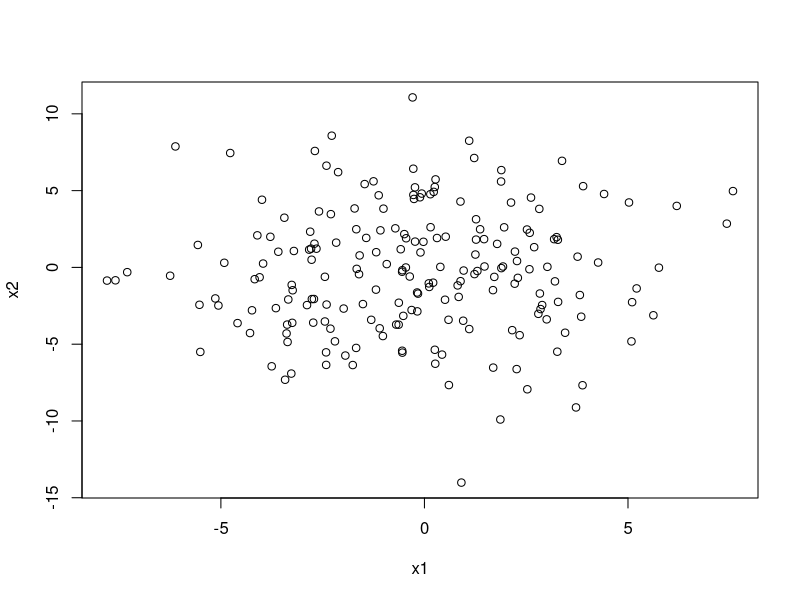
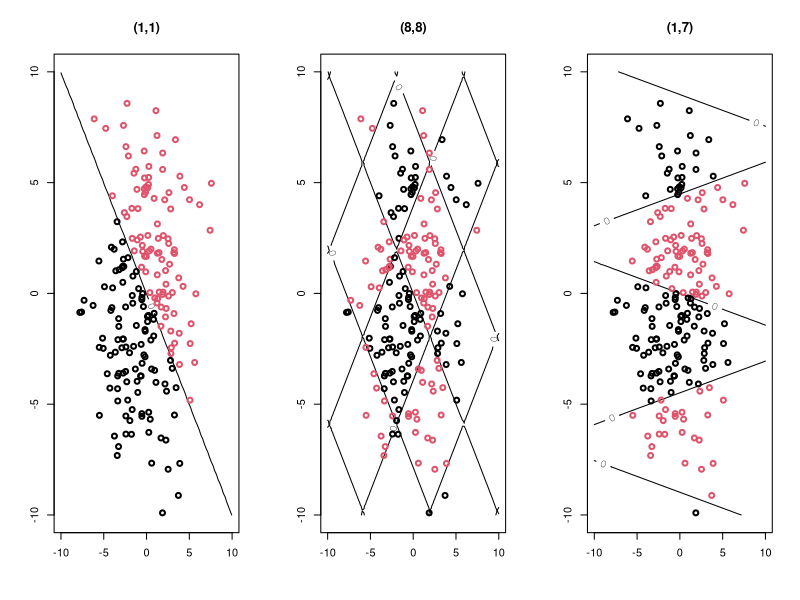
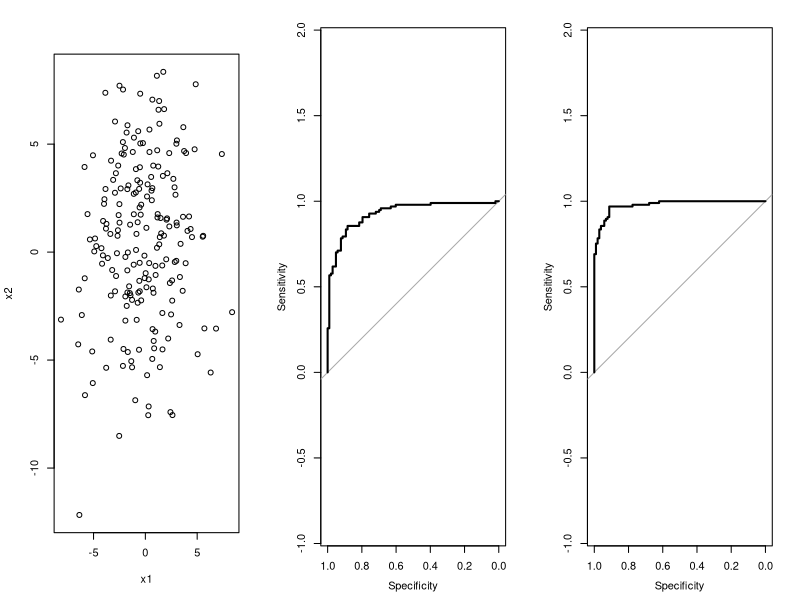
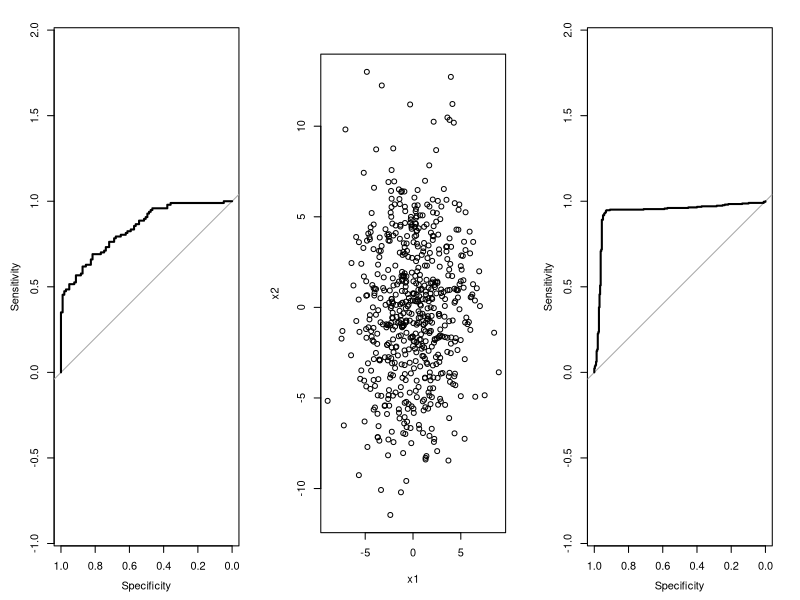
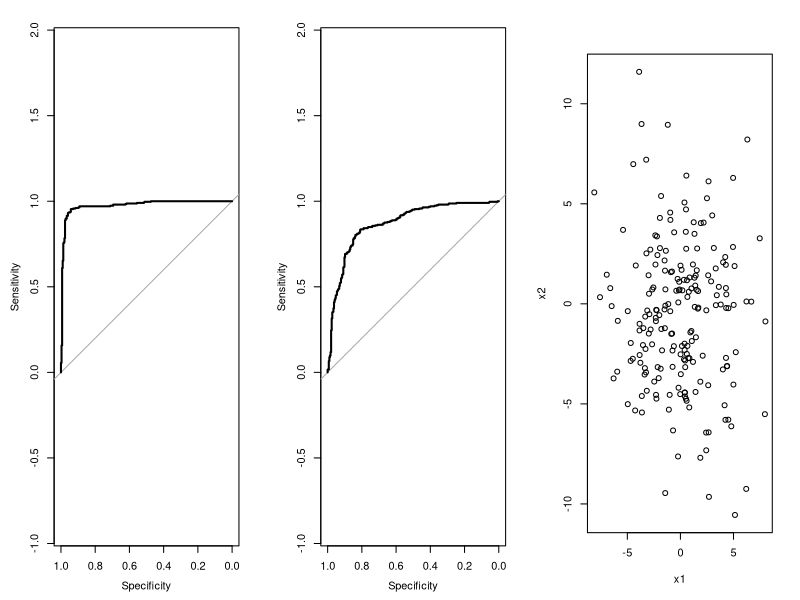
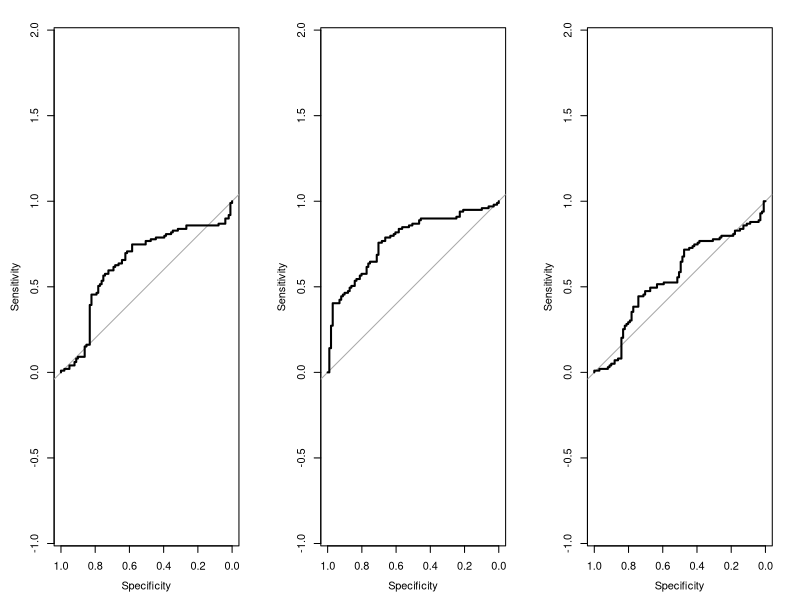
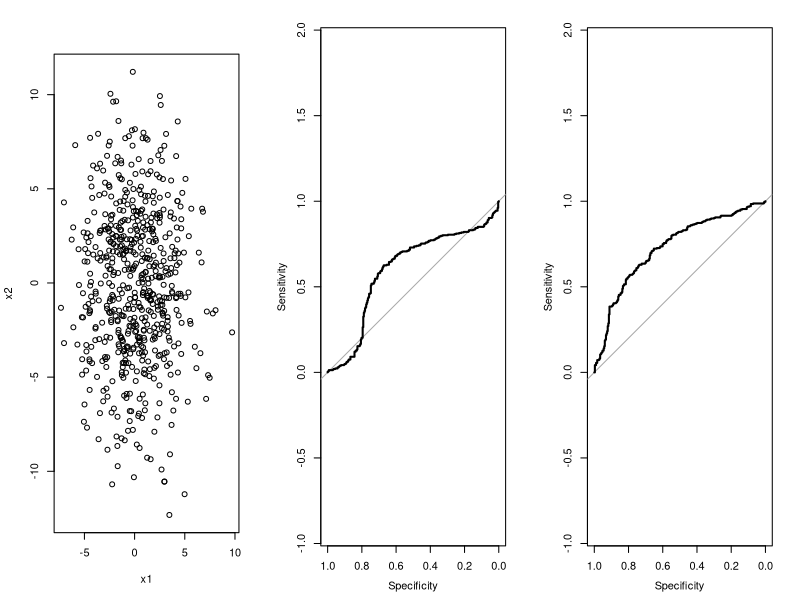
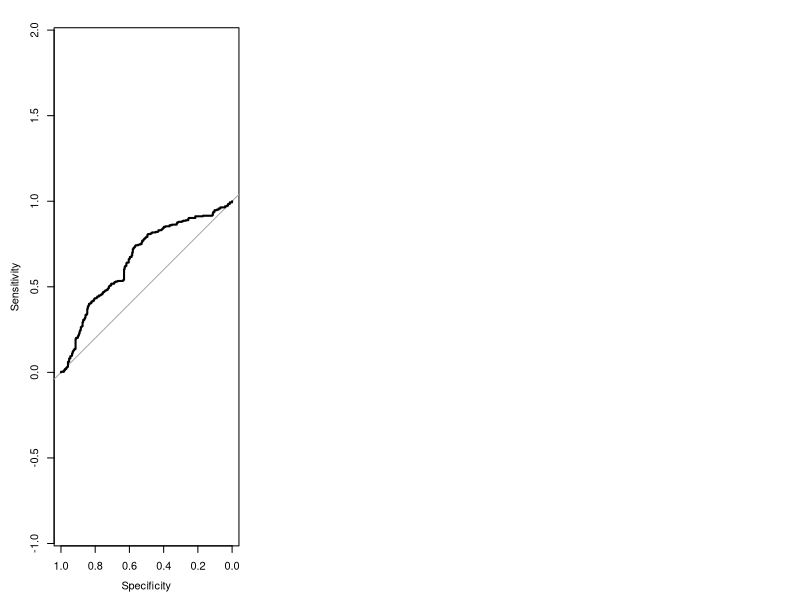

Write R code to recreate these figures, in order.
# Punto 6
library(e1071)
library(pROC)
#Generacion de inputs y tamano de muestra
N=200
x1=rnorm(N,0,3)
x2=rnorm(N,0,4)
plot(x1,x2) #grafica de inputs
#Definicion de funcion discriminante

# (1,1)
a=1 #complejidad en x1
b=1 #complejidad en x2
f_discrim=function(x1,x2){
  f=sin(a*x1/10)+sin(b*x2/10)
  return(f)
}
#Generacion de clases (respuesta)
y=sign(f_discrim(x1,x2))
#Graficando los datos con fun. discriminante
par(mfrow=c(1,3))
xx1 <- seq(-10, 10, len = 100)
f=outer(xx1,xx1,f_discrim)
contour(xx1,xx1,f,nlevels=1,xlim=c(-10,10),ylim=c(-10,10), main = '(1,1)')
points(x1,x2,col=y/2+1.5,lwd=2)


# (8,8)
a=8 #complejidad en x1
b=8 #complejidad en x2
f_discrim=function(x1,x2){
  f=sin(a*x1/10)+sin(b*x2/10)
  return(f)
}
#Generacion de clases (respuesta)
y=sign(f_discrim(x1,x2))
#Graficando los datos con fun. discriminante
xx1 <- seq(-10, 10, len = 100)
f=outer(xx1,xx1,f_discrim)
contour(xx1,xx1,f,nlevels=1,xlim=c(-10,10),ylim=c(-10,10),main = '(8,8)')
points(x1,x2,col=y/2+1.5,lwd=2)

# (1,7)
a=1 #complejidad en x1
b=7 #complejidad en x2
f_discrim=function(x1,x2){
  f=sin(a*x1/10)+sin(b*x2/10)
  return(f)
}
#Generacion de clases (respuesta)
y=sign(f_discrim(x1,x2))
#Graficando los datos con fun. discriminante
xx1 <- seq(-10, 10, len = 100)
f=outer(xx1,xx1,f_discrim)
contour(xx1,xx1,f,nlevels=1,xlim=c(-10,10),ylim=c(-10,10), main = '(1,7)')
points(x1,x2,col=y/2+1.5,lwd=2)



############## 2 ##############
############## (5,2) N = 300

##### Generacion de datos
#### Train
N=300
x1=rnorm(N,0,3)
x2=rnorm(N,0,4)

a=5 #complejidad en x1
b=2 #complejidad en x2
f_discrim=function(x1,x2){
  f=sin(a*x1/10)+sin(b*x2/10)
  return(f)
}

y=sign(f_discrim(x1,x2))
train = as.data.frame(cbind(y,x1,x2))

#### Test
N=200
x1=rnorm(N,0,3)
x2=rnorm(N,0,4)
plot(x1,x2) #grafica de inputs
#Definicion de funcion discriminante

a=5 #complejidad en x1
b=2 #complejidad en x2
f_discrim=function(x1,x2){
  f=sin(a*x1/10)+sin(b*x2/10)
  return(f)
}

y=sign(f_discrim(x1,x2))
test = as.data.frame(cbind(y,x1,x2))

### SVM
rang = list(cost = c(3,4,5,6), gamma = c(0.01,0.02,0.05,0.1))

#Tunning en dos parametros de calibracion
tune = tune(svm, y~., data = train, ranges = rang)
tune


# Modelo Calibrado
# Lineal
library(e1071)
svm_lineal = svm(y~., data = train, cost = tune$best.parameters$cost, gamma = tune$best.parameters$gamma, probability=T, kernel="linear")
print(svm_lineal)
plot(svm_lineal,train,train.x2~train.x1)

pred_svm_lineal = predict(svm_lineal, test, type = "response")
pred_svm_prob_lineal = predict(svm_lineal, test, type = "prob", probability = TRUE)

roc_svm_lineal = roc(test$y, pred_svm_lineal)
plot(roc_svm_lineal)
auc_svm_lineal = auc(roc_svm_lineal)
auc_svm_lineal


# Radial
svm_radial = svm(y~., data = train, cost = tune$best.parameters$cost, gamma = tune$best.parameters$gamma, probability=T, kernel="radial")
plot(svm_radial,train,train.x2~train.x1)
pred_svm_radial = predict(svm_radial, test, type = "response")
pred_svm_prob_radial = predict(svm_radial, test, type = "prob", probability = TRUE)

roc_svm_radial = roc(test$y, pred_svm_radial)
plot(roc_svm_radial)
auc_svm_radial = auc(roc_svm_radial)
auc_svm_radial


# Polinomial
svm_poli = svm(y~., data = train, cost = tune$best.parameters$cost, gamma = tune$best.parameters$gamma, probability=T, kernel="polynomial")
plot(svm_poli,train,train.x2~train.x1)

pred_svm_poli = predict(svm_poli, test, type = "response")
pred_svm_prob_poli = predict(svm_poli, test, type = "prob", probability = TRUE)

roc_svm_poli = roc(test$y, pred_svm_poli)
plot(roc_svm_poli)
auc_svm_poli = auc(roc_svm_poli)
auc_svm_poli



# (5,2) N = 800
N=800
x1=rnorm(N,0,3)
x2=rnorm(N,0,4)

a=5 #complejidad en x1
b=2 #complejidad en x2
f_discrim=function(x1,x2){
  f=sin(a*x1/10)+sin(b*x2/10)
  return(f)
}

y=sign(f_discrim(x1,x2))
train = as.data.frame(cbind(y,x1,x2))

#### Test
N=600
x1=rnorm(N,0,3)
x2=rnorm(N,0,4)
plot(x1,x2) #grafica de inputs
#Definicion de funcion discriminante

a=5 #complejidad en x1
b=2 #complejidad en x2
f_discrim=function(x1,x2){
  f=sin(a*x1/10)+sin(b*x2/10)
  return(f)
}

y=sign(f_discrim(x1,x2))
test = as.data.frame(cbind(y,x1,x2))

### SVM
rang = list(cost = c(3,4,5,6), gamma = c(0.01,0.02,0.05,0.1))

#Tunning en dos parametros de calibracion
tune = tune(svm, y~., data = train, ranges = rang)
tune


# Modelo Calibrado
# Lineal
svm_lineal = svm(y~., data = train, cost = tune$best.parameters$cost, gamma = tune$best.parameters$gamma, probability=T, kernel="linear")
plot(svm_lineal,train,train.x2~train.x1)


pred_svm_lineal = predict(svm_lineal, test, type = "response")
pred_svm_prob_lineal = predict(svm_lineal, test, type = "prob", probability = TRUE)

roc_svm_lineal = roc(test$y, pred_svm_lineal)
plot(roc_svm_lineal)
auc_svm_lineal = auc(roc_svm_lineal)
auc_svm_lineal


# Radial
svm_radial = svm(y~., data = train, cost = tune$best.parameters$cost, gamma = tune$best.parameters$gamma, probability=T, kernel="radial")
pred_svm_radial = predict(svm_radial, test, type = "response")
pred_svm_prob_radial = predict(svm_radial, test, type = "prob", probability = TRUE)

roc_svm_radial = roc(test$y, pred_svm_radial)
plot(roc_svm_radial)
auc_svm_radial = auc(roc_svm_radial)
auc_svm_radial


# Polinomial
svm_poli = svm(y~., data = train, cost = tune$best.parameters$cost, gamma = tune$best.parameters$gamma, probability=T, kernel="polynomial")
pred_svm_poli = predict(svm_poli, test, type = "response")
pred_svm_prob_poli = predict(svm_poli, test, type = "prob", probability = TRUE)

roc_svm_poli = roc(test$y, pred_svm_poli)
plot(roc_svm_poli)
auc_svm_poli = auc(roc_svm_poli)
auc_svm_poli




# (8,8) N = 300
N=300
x1=rnorm(N,0,3)
x2=rnorm(N,0,4)

a=8 #complejidad en x1
b=8 #complejidad en x2
f_discrim=function(x1,x2){
  f=sin(a*x1/10)+sin(b*x2/10)
  return(f)
}

y=sign(f_discrim(x1,x2))
train = as.data.frame(cbind(y,x1,x2))

#### Test
N=200
x1=rnorm(N,0,3)
x2=rnorm(N,0,4)
plot(x1,x2) #grafica de inputs
#Definicion de funcion discriminante

a=8 #complejidad en x1
b=8 #complejidad en x2
f_discrim=function(x1,x2){
  f=sin(a*x1/10)+sin(b*x2/10)
  return(f)
}

y=sign(f_discrim(x1,x2))
test = as.data.frame(cbind(y,x1,x2))

### SVM
rang = list(cost = c(3,4,5,6), gamma = c(0.01,0.02,0.05,0.1))

#Tunning en dos parametros de calibracion
tune = tune(svm, y~., data = train, ranges = rang)
tune


# Modelo Calibrado
# Lineal
svm_lineal = svm(y~., data = train, cost = tune$best.parameters$cost, gamma = tune$best.parameters$gamma, probability=T, kernel="linear")
pred_svm_lineal = predict(svm_lineal, test, type = "response")
pred_svm_prob_lineal = predict(svm_lineal, test, type = "prob", probability = TRUE)

roc_svm_lineal = roc(test$y, pred_svm_lineal)
plot(roc_svm_lineal)
auc_svm_lineal = auc(roc_svm_lineal)
auc_svm_lineal


# Radial
svm_radial = svm(y~., data = train, cost = tune$best.parameters$cost, gamma = tune$best.parameters$gamma, probability=T, kernel="radial")
pred_svm_radial = predict(svm_radial, test, type = "response")
pred_svm_prob_radial = predict(svm_radial, test, type = "prob", probability = TRUE)

roc_svm_radial = roc(test$y, pred_svm_radial)
plot(roc_svm_radial)
auc_svm_radial = auc(roc_svm_radial)
auc_svm_radial


# Polinomial
svm_poli = svm(y~., data = train, cost = tune$best.parameters$cost, gamma = tune$best.parameters$gamma, probability=T, kernel="polynomial")
pred_svm_poli = predict(svm_poli, test, type = "response")
pred_svm_prob_poli = predict(svm_poli, test, type = "prob", probability = TRUE)

roc_svm_poli = roc(test$y, pred_svm_poli)
plot(roc_svm_poli)
auc_svm_poli = auc(roc_svm_poli)
auc_svm_poli



# (8,8) N = 800
N=800
x1=rnorm(N,0,3)
x2=rnorm(N,0,4)

a=8 #complejidad en x1
b=8 #complejidad en x2
f_discrim=function(x1,x2){
  f=sin(a*x1/10)+sin(b*x2/10)
  return(f)
}

y=sign(f_discrim(x1,x2))
train = as.data.frame(cbind(y,x1,x2))

#### Test
N=600
x1=rnorm(N,0,3)
x2=rnorm(N,0,4)
plot(x1,x2) #grafica de inputs
#Definicion de funcion discriminante

a=8 #complejidad en x1
b=8 #complejidad en x2
f_discrim=function(x1,x2){
  f=sin(a*x1/10)+sin(b*x2/10)
  return(f)
}

y=sign(f_discrim(x1,x2))
test = as.data.frame(cbind(y,x1,x2))

### SVM
rang = list(cost = c(3,4,5,6), gamma = c(0.01,0.02,0.05,0.1))

#Tunning en dos parametros de calibracion
tune = tune(svm, y~., data = train, ranges = rang)
tune


# Modelo Calibrado
# Lineal
svm_lineal = svm(y~., data = train, cost = tune$best.parameters$cost, gamma = tune$best.parameters$gamma, probability=T, kernel="linear")
pred_svm_lineal = predict(svm_lineal, test, type = "response")
pred_svm_prob_lineal = predict(svm_lineal, test, type = "prob", probability = TRUE)

roc_svm_lineal = roc(test$y, pred_svm_lineal)
plot(roc_svm_lineal)
auc_svm_lineal = auc(roc_svm_lineal)
auc_svm_lineal


# Radial
svm_radial = svm(y~., data = train, cost = tune$best.parameters$cost, gamma = tune$best.parameters$gamma, probability=T, kernel="radial")
pred_svm_radial = predict(svm_radial, test, type = "response")
pred_svm_prob_radial = predict(svm_radial, test, type = "prob", probability = TRUE)

roc_svm_radial = roc(test$y, pred_svm_radial)
plot(roc_svm_radial)
auc_svm_radial = auc(roc_svm_radial)
auc_svm_radial


# Polinomial
svm_poli = svm(y~., data = train, cost = tune$best.parameters$cost, gamma = tune$best.parameters$gamma, probability=T, kernel="polynomial")
pred_svm_poli = predict(svm_poli, test, type = "response")
pred_svm_prob_poli = predict(svm_poli, test, type = "prob", probability = TRUE)

roc_svm_poli = roc(test$y, pred_svm_poli)
plot(roc_svm_poli)
auc_svm_poli = auc(roc_svm_poli)
auc_svm_poli

